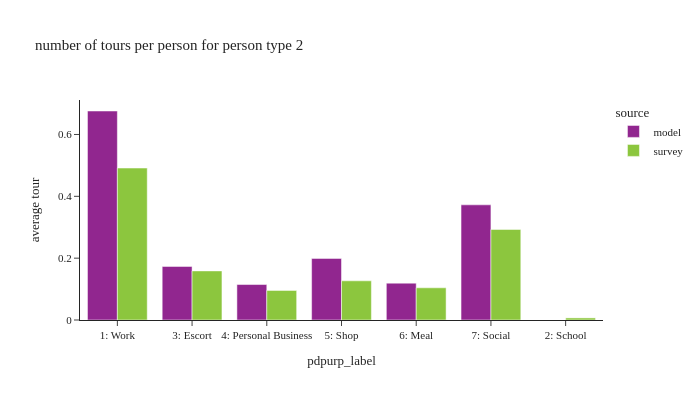

Notebook code cell kept with this figure:
### Code cell
plot_by_pptyp(df_tour, '2')

### Figure 1 — Plotly figure (JSON) as saved in the notebook; plotly's stock layout.template omitted (floating-point values rounded to 4 significant figures)
{"data": [{"alignmentgroup": "True", "hovertemplate": "source=model<br>pdpurp_label=%{x}<br>average tour=%{y}<extra></extra>", "legendgroup": "model", "marker": {"color": "#91268F", "pattern": {"shape": ""}}, "name": "model", "offsetgroup": "model", "orientation": "v", "showlegend": true, "textposition": "auto", "type": "bar", "x": ["1: Work", "3: Escort", "4: Personal Business", "5: Shop", "6: Meal", "7: Social"], "xaxis": "x", "y": [0.6759, 0.1734, 0.1147, 0.1993, 0.1192, 0.3725], "yaxis": "y"}, {"alignmentgroup": "True", "hovertemplate": "source=survey<br>pdpurp_label=%{x}<br>average tour=%{y}<extra></extra>", "legendgroup": "survey", "marker": {"color": "#8CC63E", "pattern": {"shape": ""}}, "name": "survey", "offsetgroup": "survey", "orientation": "v", "showlegend": true, "textposition": "auto", "type": "bar", "x": ["1: Work", "2: School", "3: Escort", "4: Personal Business", "5: Shop", "6: Meal", "7: Social"], "xaxis": "x", "y": [0.4915, 0.006772, 0.1588, 0.09552, 0.1267, 0.1041, 0.2929], "yaxis": "y"}], "layout": {"barmode": "group", "font": {"size": 11}, "height": 400, "legend": {"title": {"text": "source"}, "tracegroupgap": 0}, "title": {"text": "number of tours per person for person type 2"}, "width": 700, "xaxis": {"anchor": "y", "domain": [0.0, 1.0], "title": {"text": "pdpurp_label"}}, "yaxis": {"anchor": "x", "domain": [0.0, 1.0], "tickformat": ".2", "title": {"text": "average tour"}}}}
